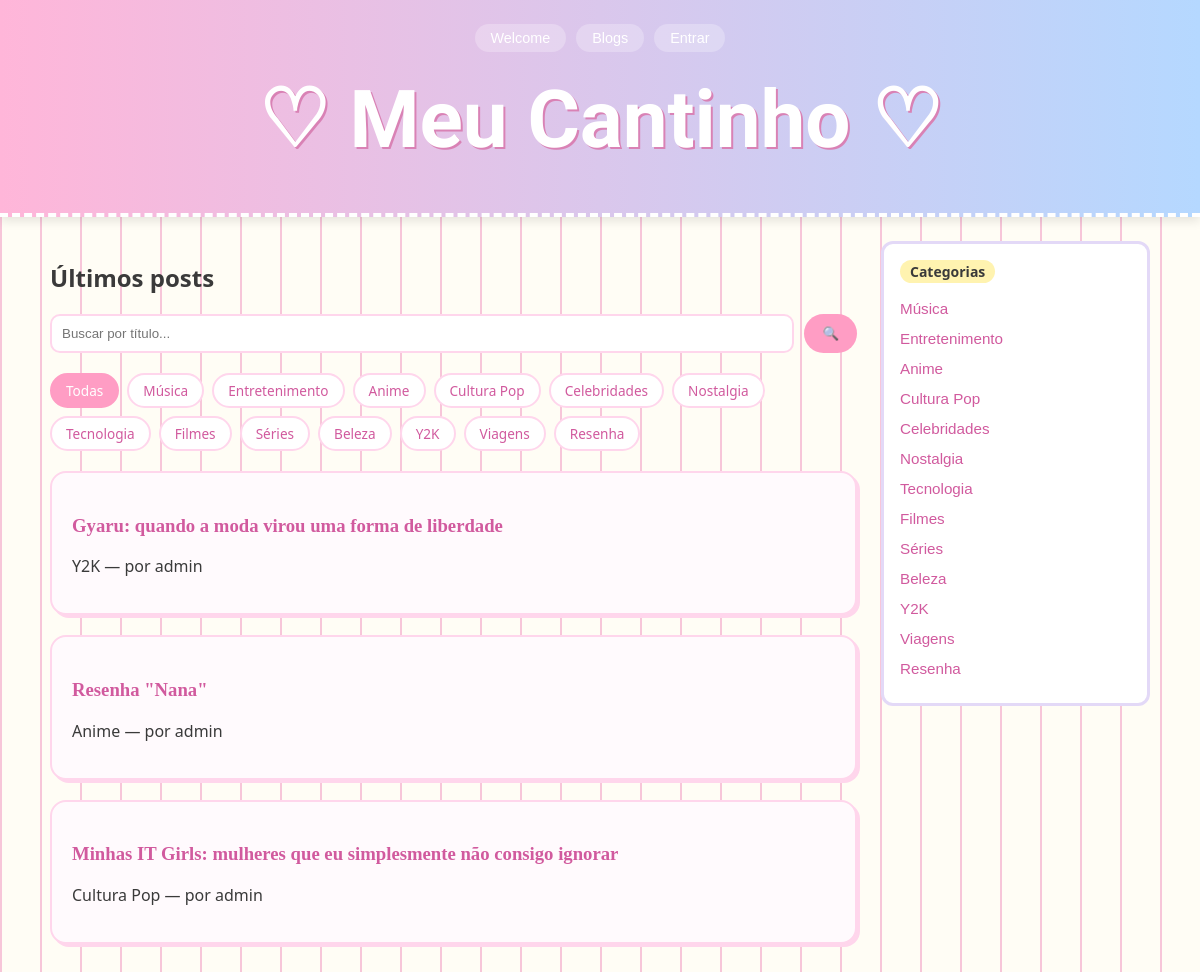
The app's page /, older data.
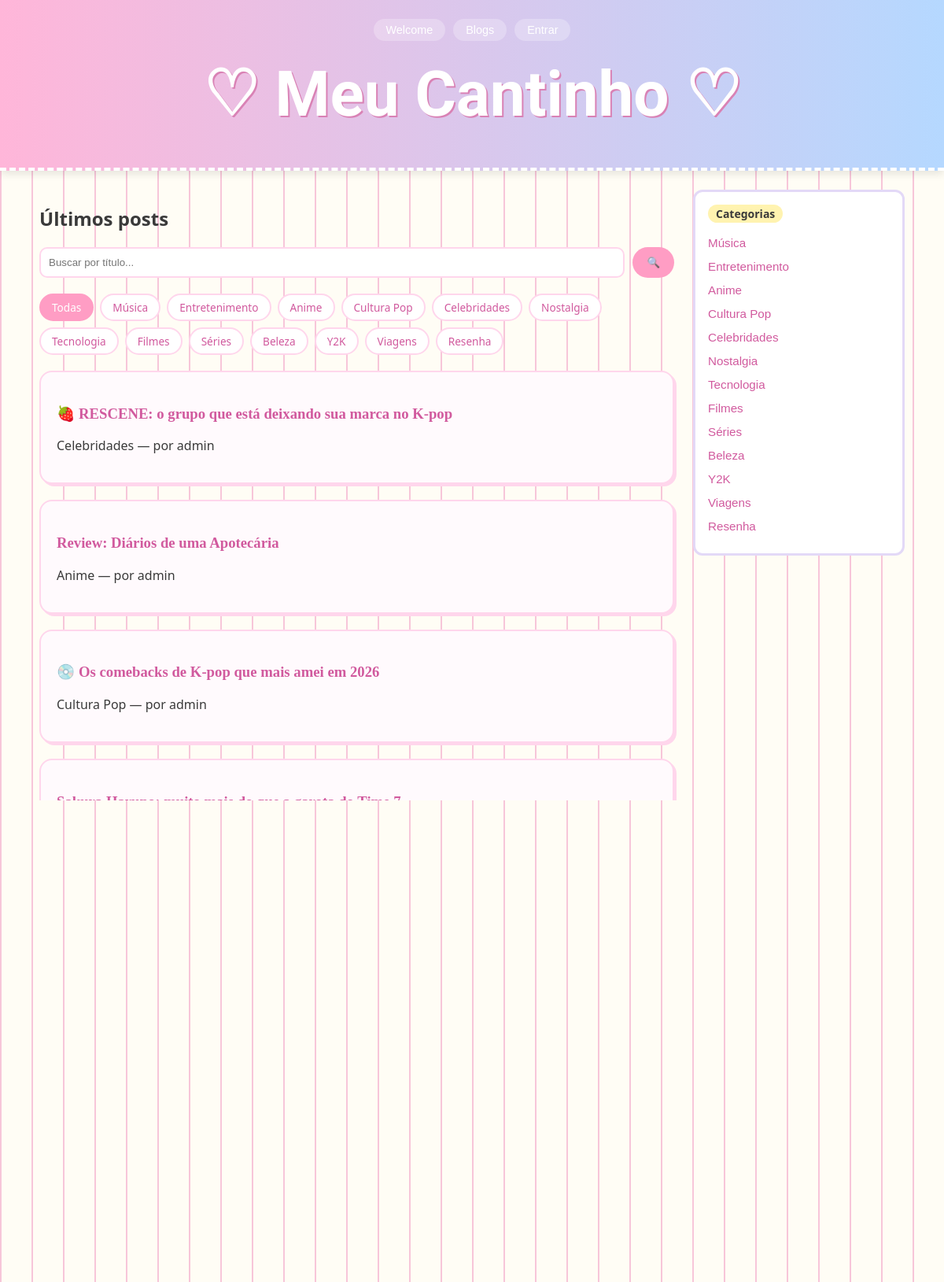
The same page, newer data.
### blog/models.py (models this page shows, shortened)
class Categoria(models.Model):
    nome = models.CharField(max_length=100)
    slug = models.SlugField(max_length=120, unique=True, blank=True)

class Post(models.Model):
    class Status(models.TextChoices):
        RASCUNHO = 'RASCUNHO', 'Rascunho'
        EM_REVISAO = 'EM_REVISAO', 'Em revisão'
        PUBLICADO = 'PUBLICADO', 'Publicado'
        ARQUIVADO = 'ARQUIVADO', 'Arquivado'
    titulo = models.CharField(max_length=200)
    slug = models.SlugField(max_length=220, unique=True, blank=True)
    conteudo = models.TextField()
    imagem_capa = models.ImageField(upload_to='capas/', blank=True, null=True)
    autor = models.ForeignKey(User, on_delete=models.CASCADE, related_name='posts')
    blog = models.ForeignKey(Blog, on_delete=models.CASCADE, null=True, related_name='posts')
    categoria = models.ForeignKey(Categoria, on_delete=models.SET_NULL, null=True, related_name='posts')
    tags = models.ManyToManyField(Tag, blank=True, related_name='posts')
    status = models.CharField(max_length=20, choices=Status.choices, default=Status.RASCUNHO)
    criado_em = models.DateTimeField(auto_now_add=True)
    atualizado_em = models.DateTimeField(auto_now=True)

### blog/views.py (the view)
# urls.py: path('', views.lista_posts, name='lista_posts'),
def lista_posts(request):
    posts = Post.objects.filter(status=Post.Status.PUBLICADO).order_by('-criado_em')
    query = request.GET.get('q', '')
    categoria_id = request.GET.get('categoria', '')
    if query:
     posts = posts.filter(Q(titulo__icontains=query))
    if categoria_id:
        posts = posts.filter(categoria_id=categoria_id)
    return render(request, 'blog/lista_posts.html', {
        'posts': posts,
        'query': query,
        'categoria_selecionada': categoria_id,
        'categorias': Categoria.objects.all(),
    })

### blog/context_processors.py (called while the page is built)
def sidebar_data(request):
    posts_recentes = Post.objects.filter(
        status=Post.Status.PUBLICADO
    ).order_by('-criado_em')[:5]
    posts_mais_comentados = Post.objects.filter(
        status=Post.Status.PUBLICADO
    ).annotate(
        num_comentarios=Count('comentarios')
    ).order_by('-num_comentarios')[:5]
    categorias = Categoria.objects.all()
    total_posts = Post.objects.filter(status=Post.Status.PUBLICADO).count()
    return {
        'sidebar_posts_recentes': posts_recentes,
        'sidebar_posts_comentados': posts_mais_comentados,
        'sidebar_categorias': categorias,
        'sidebar_total_posts': total_posts,
    }

### blog/templates/blog/lista_posts.html (shortened to what this page needs)
{% extends 'blog/base.html' %}
{% block content %}
    {% if categoria_filtrada %}
        <h2>Categoria: {{ categoria_filtrada.nome }}</h2>
    {% else %}
        <h2>Últimos posts</h2>
    {% endif %}
    <form method="get" class="busca-archive">
    <input type="text" name="q" value="{{ query }}" placeholder="Buscar por título...">
    <button type="submit">🔍</button>
    </form>
    <div class="filtro-categorias">
    <a href="{% url 'lista_posts' %}{% if query %}?q={{ query }}{% endif %}" class="pill {% if not categoria_selecionada %}pill-ativo{% endif %}">Todas</a>
    {% for cat in categorias %}
        <a href="?categoria={{ cat.id }}{% if query %}&q={{ query }}{% endif %}" class="pill {% if categoria_selecionada == cat.id|stringformat:'s' %}pill-ativo{% endif %}">{{ cat.nome }}</a>
    {% endfor %}
    </div>
    {% for post in posts %}
        <article>
            <h3><a href="{% url 'detalhe_post' post.slug %}">{{ post.titulo }}</a></h3>
            <p>{{ post.categoria.nome }} — por {{ post.autor.username }}</p>
        </article>
    {% empty %}
        <p>Nenhum post encontrado.</p>
    {% endfor %}
{% endblock %}

### blog/templates/blog/base.html (shortened to what this page needs)
<!DOCTYPE html>
<html lang="pt-br">
<head>
    {% load static %}
    <link rel="stylesheet" href="{% static 'blog/style.css' %}">
</head>
<body>
    <header>
        <nav>
            {% if user.is_authenticated %}
                <span class="saudacao">Olá, {{ user.username }}</span>
                <a href="{% url 'welcome' %}">Welcome</a>
                <a href="{% url 'lista_blogs' %}">Blogs</a>
                <a href="{% url 'meus_posts' %}">Meus posts</a>
                <a href="{% url 'revisao' %}">Revisão</a>
                <a href="{% url 'dashboard' %}">Dashboard</a>
                <form method="post" action="{% url 'logout' %}" style="display:inline">
                    {% csrf_token %}
                    <button type="submit" class="btn-sair">Sair</button>
                </form>
            {% else %}
                <a href="{% url 'welcome' %}">Welcome</a>
                <a href="{% url 'lista_blogs' %}">Blogs</a>
                <a href="{% url 'login' %}">Entrar</a>
            {% endif %}
        </nav>
        <h1><a href="{% url 'lista_posts' %}">♡ Meu Cantinho ♡</a></h1>
    </header>
    <main class="layout">
        <div class="conteudo">
            {% block content %}{% endblock %}
        </div>
        <aside class="sidebar">
            <div class="widget">
                <h3>Categorias</h3>
                <ul>
                    {% for cat in sidebar_categorias %}
                        <li><a href="{% url 'posts_por_categoria' cat.id %}">{{ cat.nome }}</a></li>
                    {% endfor %}
                </ul>
            </div>

Row changes from the older to the newer data that the page shows:
added Post: titulo "🍓 RESCENE: o grupo que está deixando sua marca no K-pop", categoria.nome "Celebridades", autor.username "admin"
added Post: titulo "Review: Diários de uma Apotecária", categoria.nome "Anime", autor.username "admin"
added Post: titulo "💿 Os comebacks de K-pop que mais amei em 2026", categoria.nome "Cultura Pop", autor.username "admin"
added Post: titulo "Sakura Haruno: muito mais do que a garota do Time 7", categoria.nome "Anime", autor.username "admin"
